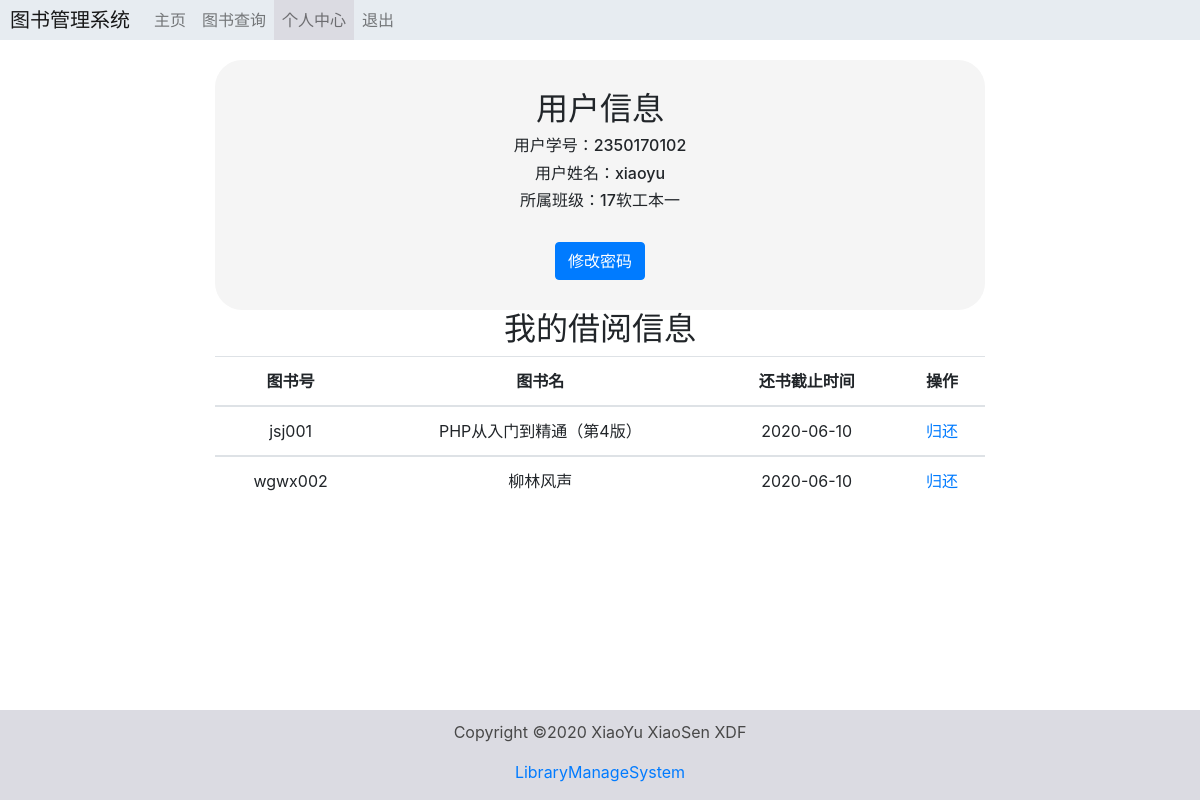
Screenshot of /about.php (signed in) with the database file from the repository.
### tables this page shows
CREATE TABLE `user_info` (
  `sno` char(10) NOT NULL COMMENT '用户学号',
  `user_name` varchar(7) NOT NULL COMMENT '用户姓名',
  `user_class` varchar(17) NOT NULL COMMENT '所属班级',
  PRIMARY KEY (`sno`) USING BTREE,
  CONSTRAINT `sno` FOREIGN KEY (`sno`) REFERENCES `login_info` (`user_sno`) ON DELETE RESTRICT ON UPDATE RESTRICT
);

CREATE TABLE `book_info` (
  `book_id` varchar(10) NOT NULL COMMENT '图书号',
  `book_name` varchar(30) NOT NULL COMMENT '书名',
  `author` varchar(30) NOT NULL COMMENT '作者',
  `book_state` enum('在馆','不在馆') NOT NULL DEFAULT '在馆' COMMENT '图书状态',
  `publisher` varchar(17) NOT NULL COMMENT '出版社',
  `publication_date` varchar(8) NOT NULL COMMENT '出版时间',
  `price` float(10,2) NOT NULL COMMENT '价格',
  `isbn` char(13) NOT NULL COMMENT 'ISBN',
  `synopsis` text NOT NULL COMMENT '作品简介',
  `borrower` varchar(7) DEFAULT NULL COMMENT '借阅人',
  `restore_date` date DEFAULT NULL COMMENT '截止日期',
  `borrower_sno` varchar(10) DEFAULT NULL COMMENT '借阅人学号',
  PRIMARY KEY (`book_id`)
);

### about.php (the view, shortened to what this page needs)
<!DOCTYPE html>
<html>
<head>
    <link rel="stylesheet" href="css/bootstrap.min.css">
    <link rel="stylesheet" href="css/main.css">
</head>
<body>
    <header id="homepage">
        <nav class="navbar navbar-expand-sm navbar-light">
            <a class="navbar-brand" href="index.php">图书管理系统</a>
            <ul class="navbar-nav">
                <li class="nav-item">
                    <a class="nav-link" href="index.php">主页</a>
                </li>
                <li class="nav-item">
                    <a class="nav-link" href="bookSearch.php">图书查询</a>
                </li>
                <li class="nav-item">
                    <a class="nav-link" href="about.php" style="background-color: rgba(219, 219, 226, 1)">个人中心</a>
                </li>
                <li class="nav-item">
                    <a class="nav-link" onclick="logout()">退出</a>
                </li>
            </ul>
        </nav>
    </header>
    <?php
    $userSno = $_COOKIE["userSno"];
    require 'conn.php';
    $sql = "select *from user_info where sno='$userSno'";
    $retval = mysqli_query($conn, $sql);
    $row = mysqli_fetch_array($retval);
    ?>
    <div id="about" class="container main-content">
        <div class="userInfo">
            <h2>用户信息</h2>
            <h6>用户学号：<?php echo $row["sno"]; ?></h6>
            <h6>用户姓名：<?php echo $row["user_name"]; ?></h6>
            <h6>所属班级：<?php echo $row["user_class"]; ?></h6><br>
            <a href="changePwdForm.php" style="text-decoration: none"><button class="btn btn-primary">修改密码</button></a>
        </div>
        <div class="borrow_info main-content">
            <h2>我的借阅信息</h2>
            <table class="table table-hover">
                <thead>
                    <tr>
                        <th>图书号</th>
                        <th>图书名</th>
                        <th>还书截止时间</th>
                        <th>操作</th>
                    </tr>
                </thead>
                <?php
                $sql1 = "select book_id,book_name,restore_date,book_id from book_info where borrower_sno='$userSno'";
                $result = mysqli_query($conn, $sql1);
                if (mysqli_num_rows($result) > 0) {
                    while ($row = mysqli_fetch_assoc($result)) { ?>
                        <tbody>
                            <tr>
                                <td><?php echo $row["book_id"]; ?></td>
                                <td><?php echo $row["book_name"]; ?></a></td>
                                <td><?php echo $row["restore_date"]; ?></td>
                                <td><a href="returnBook.php?id=<?php echo $row["book_id"]; ?>">归还</a></td>
                            </tr>
                        </tbody>
                    <?php
                    }
                } else { ?>
                    <tbody>
                        <td colspan="4"><?php echo "你还没有借阅过书籍哦"; ?></td>
                    </tbody>
                <?php
                }
                ?>
            </table>
        </div>
    </div>
    <?php require 'footer.php';?>
</body>
</html>

### css/main.css (style rules this page uses)
body { display: flex; flex-direction: column; height: 100%; margin: 0; }
html { height: 100%; }
header { flex: 0 0 auto; }
.main-content { flex: 1 0 auto; }
#homepage nav { padding: 0 0 0 10px; background-color: #e7ecf1; }
#about { width: 800px; margin: 20px auto; text-align: center; }
#about .userInfo { padding: 30px 0; background-color: rgb(245,245,245); border-radius: 27px; }

### rows the page displays
user_info: sno "2350170102", user_name "xiaoyu", user_class "17软工本一"
book_info: book_id "jsj001", book_name "PHP从入门到精通（第4版）", restore_date "2020-06-10"
book_info: book_id "wgwx002", book_name "柳林风声", restore_date "2020-06-10"
